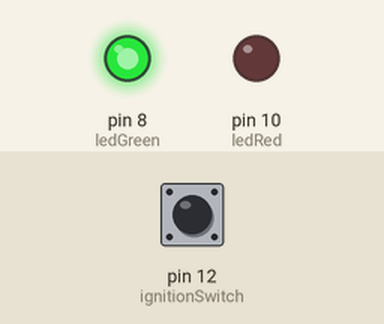
Simulated run of this sketch. Board: Arduino Uno, built with avr-gcc and run on an emulated ATmega328P. On the bench: output pins drawn as LEDs (lit = HIGH). Dashed ring = blinking. The inputs (shaded band) are chosen by the test bench; at power-on: pin 12 (ignitionSwitch) HIGH.

Above: at 1.2 s.
1.3 s: pin 12 (ignitionSwitch) pulled LOW for 3.2 s
At 1.7 s:
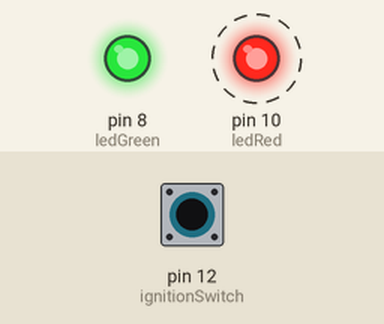
Timing chart, 0 to 6.3 s (numbered marks = the images above; inputs shaded):
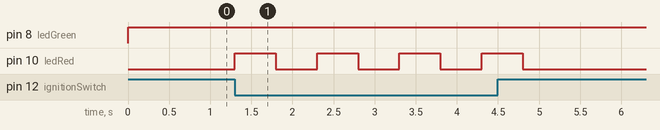

Measured:
- after the input at 1.3 s, pin 10 (ledRed): alternates HIGH for 0.50 s and LOW for 0.50 s, 8 changes in all, then stays LOW, starting at once

The sketch:

remote.ino
```cpp
#include <RCSwitch.h>

int ignitionSwitch = 12;
int ledRed = 10;
int ledGreen = 8;
int readIgnitionSwitch = 0;
int count = 0;
//int Sender = X Richtigen Wert einführen

RCSwitch Sender = RCSwitch();

void setup() {
  Serial.begin(9600);
  pinMode(ledGreen, OUTPUT);
  pinMode(ledRed, OUTPUT);
  pinMode(ignitionSwitch, INPUT_PULLUP);

  Sender.enableTransmit(6);
}

void loop() {

  digitalWrite(ledGreen, HIGH);
  readIgnitionSwitch = digitalRead(ignitionSwitch);

  if (readIgnitionSwitch == LOW && count == 0) {
    for (int i = 1; i <= 10; i++) {
      digitalWrite(ledRed, HIGH);
      delay(500);
      digitalWrite(ledRed, LOW);
      delay(500);
      readIgnitionSwitch = digitalRead(ignitionSwitch);
      if (readIgnitionSwitch == HIGH) {
        digitalWrite(ledRed, LOW);
        break;
      }
      count++;
    }

    if (count == 10) {
      Sender.send(6969, 24);
      Serial.println("Signal sent successfully");
      delay(1500);
      }

  } else if (readIgnitionSwitch == HIGH) {
    count = 0;
  }
}
```
